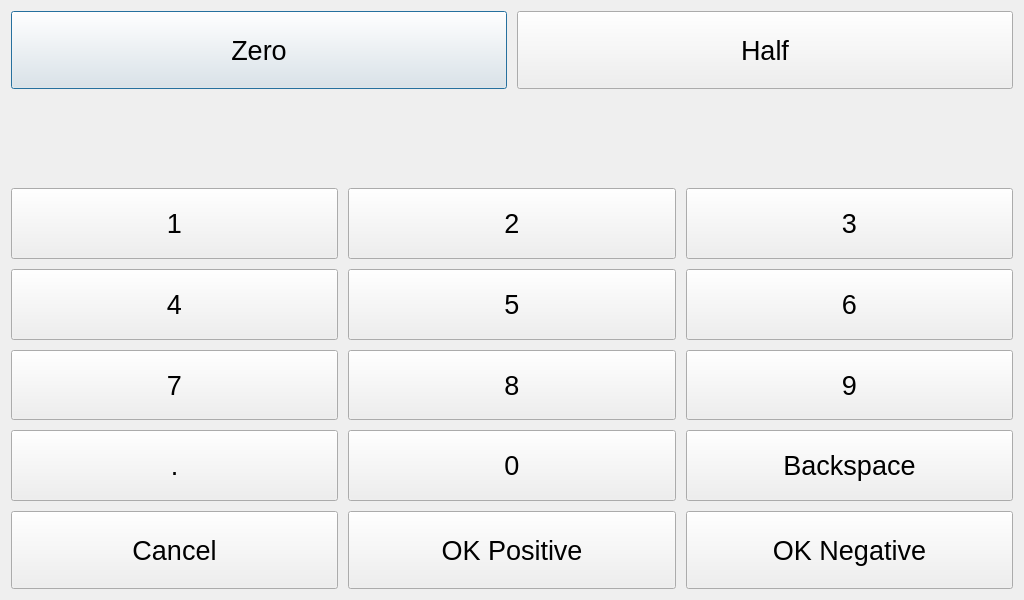
<?xml version="1.0" encoding="UTF-8"?>
<ui version="4.0">
 <class>ViewSetAxis</class>
 <widget class="QDialog" name="ViewSetAxis">
  <property name="geometry">
   <rect>
    <x>0</x>
    <y>0</y>
    <width>1024</width>
    <height>600</height>
   </rect>
  </property>
  <property name="font">
   <font>
    <pointsize>20</pointsize>
   </font>
  </property>
  <property name="windowTitle">
   <string>Dialog</string>
  </property>
  <layout class="QVBoxLayout" name="verticalLayout" stretch="1,1,4,1">
   <property name="spacing">
    <number>10</number>
   </property>
   <item>
    <layout class="QHBoxLayout" name="horizontalLayout">
     <item>
      <widget class="QPushButton" name="btZero">
       <property name="sizePolicy">
        <sizepolicy hsizetype="Expanding" vsizetype="Expanding">
         <horstretch>0</horstretch>
         <verstretch>0</verstretch>
        </sizepolicy>
       </property>
       <property name="text">
        <string>Zero</string>
       </property>
      </widget>
     </item>
     <item>
      <widget class="QPushButton" name="btHalf">
       <property name="sizePolicy">
        <sizepolicy hsizetype="Expanding" vsizetype="Expanding">
         <horstretch>0</horstretch>
         <verstretch>0</verstretch>
        </sizepolicy>
       </property>
       <property name="text">
        <string>Half</string>
       </property>
      </widget>
     </item>
    </layout>
   </item>
   <item>
    <widget class="QLabel" name="lbValue">
     <property name="text">
      <string/>
     </property>
     <property name="alignment">
      <set>Qt::AlignCenter</set>
     </property>
    </widget>
   </item>
   <item>
    <layout class="QGridLayout" name="gridLayout">
     <item row="0" column="0">
      <widget class="QPushButton" name="bt1">
       <property name="sizePolicy">
        <sizepolicy hsizetype="Expanding" vsizetype="Expanding">
         <horstretch>0</horstretch>
         <verstretch>0</verstretch>
        </sizepolicy>
       </property>
       <property name="text">
        <string>1</string>
       </property>
      </widget>
     </item>
     <item row="0" column="1">
      <widget class="QPushButton" name="bt2">
       <property name="sizePolicy">
        <sizepolicy hsizetype="Expanding" vsizetype="Expanding">
         <horstretch>0</horstretch>
         <verstretch>0</verstretch>
        </sizepolicy>
       </property>
       <property name="text">
        <string>2</string>
       </property>
      </widget>
     </item>
     <item row="0" column="2">
      <widget class="QPushButton" name="bt3">
       <property name="sizePolicy">
        <sizepolicy hsizetype="Expanding" vsizetype="Expanding">
         <horstretch>0</horstretch>
         <verstretch>0</verstretch>
        </sizepolicy>
       </property>
       <property name="text">
        <string>3</string>
       </property>
      </widget>
     </item>
     <item row="1" column="0">
      <widget class="QPushButton" name="bt4">
       <property name="sizePolicy">
        <sizepolicy hsizetype="Expanding" vsizetype="Expanding">
         <horstretch>0</horstretch>
         <verstretch>0</verstretch>
        </sizepolicy>
       </property>
       <property name="text">
        <string>4</string>
       </property>
      </widget>
     </item>
     <item row="1" column="1">
      <widget class="QPushButton" name="bt5">
       <property name="sizePolicy">
        <sizepolicy hsizetype="Expanding" vsizetype="Expanding">
         <horstretch>0</horstretch>
         <verstretch>0</verstretch>
        </sizepolicy>
       </property>
       <property name="text">
        <string>5</string>
       </property>
      </widget>
     </item>
     <item row="1" column="2">
      <widget class="QPushButton" name="bt6">
       <property name="sizePolicy">
        <sizepolicy hsizetype="Expanding" vsizetype="Expanding">
         <horstretch>0</horstretch>
         <verstretch>0</verstretch>
        </sizepolicy>
       </property>
       <property name="text">
        <string>6</string>
       </property>
      </widget>
     </item>
     <item row="2" column="0">
      <widget class="QPushButton" name="bt7">
       <property name="sizePolicy">
        <sizepolicy hsizetype="Expanding" vsizetype="Expanding">
         <horstretch>0</horstretch>
         <verstretch>0</verstretch>
        </sizepolicy>
       </property>
       <property name="text">
        <string>7</string>
       </property>
      </widget>
     </item>
     <item row="2" column="1">
      <widget class="QPushButton" name="bt8">
       <property name="sizePolicy">
        <sizepolicy hsizetype="Expanding" vsizetype="Expanding">
         <horstretch>0</horstretch>
         <verstretch>0</verstretch>
        </sizepolicy>
       </property>
       <property name="text">
        <string>8</string>
       </property>
      </widget>
     </item>
     <item row="2" column="2">
      <widget class="QPushButton" name="bt9">
       <property name="sizePolicy">
        <sizepolicy hsizetype="Expanding" vsizetype="Expanding">
         <horstretch>0</horstretch>
         <verstretch>0</verstretch>
        </sizepolicy>
       </property>
       <property name="text">
        <string>9</string>
       </property>
      </widget>
     </item>
     <item row="3" column="0">
      <widget class="QPushButton" name="btComma">
       <property name="sizePolicy">
        <sizepolicy hsizetype="Expanding" vsizetype="Expanding">
         <horstretch>0</horstretch>
         <verstretch>0</verstretch>
        </sizepolicy>
       </property>
       <property name="text">
        <string>.</string>
       </property>
      </widget>
     </item>
     <item row="3" column="1">
      <widget class="QPushButton" name="bt0">
       <property name="sizePolicy">
        <sizepolicy hsizetype="Expanding" vsizetype="Expanding">
         <horstretch>0</horstretch>
         <verstretch>0</verstretch>
        </sizepolicy>
       </property>
       <property name="text">
        <string>0</string>
       </property>
      </widget>
     </item>
     <item row="3" column="2">
      <widget class="QPushButton" name="btBack">
       <property name="sizePolicy">
        <sizepolicy hsizetype="Expanding" vsizetype="Expanding">
         <horstretch>0</horstretch>
         <verstretch>0</verstretch>
        </sizepolicy>
       </property>
       <property name="text">
        <string>Backspace</string>
       </property>
      </widget>
     </item>
    </layout>
   </item>
   <item>
    <layout class="QHBoxLayout" name="horizontalLayout_2">
     <item>
      <widget class="QPushButton" name="btCancel">
       <property name="sizePolicy">
        <sizepolicy hsizetype="Expanding" vsizetype="Expanding">
         <horstretch>0</horstretch>
         <verstretch>0</verstretch>
        </sizepolicy>
       </property>
       <property name="text">
        <string>Cancel</string>
       </property>
      </widget>
     </item>
     <item>
      <widget class="QPushButton" name="btOkPositive">
       <property name="sizePolicy">
        <sizepolicy hsizetype="Expanding" vsizetype="Expanding">
         <horstretch>0</horstretch>
         <verstretch>0</verstretch>
        </sizepolicy>
       </property>
       <property name="text">
        <string>OK Positive</string>
       </property>
      </widget>
     </item>
     <item>
      <widget class="QPushButton" name="btOkNegative">
       <property name="sizePolicy">
        <sizepolicy hsizetype="Expanding" vsizetype="Expanding">
         <horstretch>0</horstretch>
         <verstretch>0</verstretch>
        </sizepolicy>
       </property>
       <property name="text">
        <string>OK Negative</string>
       </property>
      </widget>
     </item>
    </layout>
   </item>
  </layout>
 </widget>
 <resources/>
 <connections>
  <connection>
   <sender>bt0</sender>
   <signal>pressed()</signal>
   <receiver>ViewSetAxis</receiver>
   <slot>keypadEntry()</slot>
   <hints>
    <hint type="sourcelabel">
     <x>20</x>
     <y>20</y>
    </hint>
    <hint type="destinationlabel">
     <x>20</x>
     <y>20</y>
    </hint>
   </hints>
  </connection>
  <connection>
   <sender>bt1</sender>
   <signal>pressed()</signal>
   <receiver>ViewSetAxis</receiver>
   <slot>keypadEntry()</slot>
   <hints>
    <hint type="sourcelabel">
     <x>20</x>
     <y>20</y>
    </hint>
    <hint type="destinationlabel">
     <x>20</x>
     <y>20</y>
    </hint>
   </hints>
  </connection>
  <connection>
   <sender>bt2</sender>
   <signal>pressed()</signal>
   <receiver>ViewSetAxis</receiver>
   <slot>keypadEntry()</slot>
   <hints>
    <hint type="sourcelabel">
     <x>20</x>
     <y>20</y>
    </hint>
    <hint type="destinationlabel">
     <x>20</x>
     <y>20</y>
    </hint>
   </hints>
  </connection>
  <connection>
   <sender>bt3</sender>
   <signal>pressed()</signal>
   <receiver>ViewSetAxis</receiver>
   <slot>keypadEntry()</slot>
   <hints>
    <hint type="sourcelabel">
     <x>20</x>
     <y>20</y>
    </hint>
    <hint type="destinationlabel">
     <x>20</x>
     <y>20</y>
    </hint>
   </hints>
  </connection>
  <connection>
   <sender>bt4</sender>
   <signal>pressed()</signal>
   <receiver>ViewSetAxis</receiver>
   <slot>keypadEntry()</slot>
   <hints>
    <hint type="sourcelabel">
     <x>20</x>
     <y>20</y>
    </hint>
    <hint type="destinationlabel">
     <x>20</x>
     <y>20</y>
    </hint>
   </hints>
  </connection>
  <connection>
   <sender>bt5</sender>
   <signal>pressed()</signal>
   <receiver>ViewSetAxis</receiver>
   <slot>keypadEntry()</slot>
   <hints>
    <hint type="sourcelabel">
     <x>20</x>
     <y>20</y>
    </hint>
    <hint type="destinationlabel">
     <x>20</x>
     <y>20</y>
    </hint>
   </hints>
  </connection>
  <connection>
   <sender>bt6</sender>
   <signal>pressed()</signal>
   <receiver>ViewSetAxis</receiver>
   <slot>keypadEntry()</slot>
   <hints>
    <hint type="sourcelabel">
     <x>20</x>
     <y>20</y>
    </hint>
    <hint type="destinationlabel">
     <x>20</x>
     <y>20</y>
    </hint>
   </hints>
  </connection>
  <connection>
   <sender>bt7</sender>
   <signal>pressed()</signal>
   <receiver>ViewSetAxis</receiver>
   <slot>keypadEntry()</slot>
   <hints>
    <hint type="sourcelabel">
     <x>20</x>
     <y>20</y>
    </hint>
    <hint type="destinationlabel">
     <x>20</x>
     <y>20</y>
    </hint>
   </hints>
  </connection>
  <connection>
   <sender>bt8</sender>
   <signal>pressed()</signal>
   <receiver>ViewSetAxis</receiver>
   <slot>keypadEntry()</slot>
   <hints>
    <hint type="sourcelabel">
     <x>20</x>
     <y>20</y>
    </hint>
    <hint type="destinationlabel">
     <x>20</x>
     <y>20</y>
    </hint>
   </hints>
  </connection>
  <connection>
   <sender>bt9</sender>
   <signal>pressed()</signal>
   <receiver>ViewSetAxis</receiver>
   <slot>keypadEntry()</slot>
   <hints>
    <hint type="sourcelabel">
     <x>20</x>
     <y>20</y>
    </hint>
    <hint type="destinationlabel">
     <x>20</x>
     <y>20</y>
    </hint>
   </hints>
  </connection>
  <connection>
   <sender>btBack</sender>
   <signal>pressed()</signal>
   <receiver>ViewSetAxis</receiver>
   <slot>keypadEntry()</slot>
   <hints>
    <hint type="sourcelabel">
     <x>20</x>
     <y>20</y>
    </hint>
    <hint type="destinationlabel">
     <x>20</x>
     <y>20</y>
    </hint>
   </hints>
  </connection>
  <connection>
   <sender>btComma</sender>
   <signal>pressed()</signal>
   <receiver>ViewSetAxis</receiver>
   <slot>keypadEntry()</slot>
   <hints>
    <hint type="sourcelabel">
     <x>20</x>
     <y>20</y>
    </hint>
    <hint type="destinationlabel">
     <x>20</x>
     <y>20</y>
    </hint>
   </hints>
  </connection>
  <connection>
   <sender>btZero</sender>
   <signal>pressed()</signal>
   <receiver>ViewSetAxis</receiver>
   <slot>returnZero()</slot>
   <hints>
    <hint type="sourcelabel">
     <x>20</x>
     <y>20</y>
    </hint>
    <hint type="destinationlabel">
     <x>20</x>
     <y>20</y>
    </hint>
   </hints>
  </connection>
  <connection>
   <sender>btHalf</sender>
   <signal>pressed()</signal>
   <receiver>ViewSetAxis</receiver>
   <slot>returnHalf()</slot>
   <hints>
    <hint type="sourcelabel">
     <x>20</x>
     <y>20</y>
    </hint>
    <hint type="destinationlabel">
     <x>20</x>
     <y>20</y>
    </hint>
   </hints>
  </connection>
  <connection>
   <sender>btOkPositive</sender>
   <signal>pressed()</signal>
   <receiver>ViewSetAxis</receiver>
   <slot>returnValue()</slot>
   <hints>
    <hint type="sourcelabel">
     <x>20</x>
     <y>20</y>
    </hint>
    <hint type="destinationlabel">
     <x>20</x>
     <y>20</y>
    </hint>
   </hints>
  </connection>
  <connection>
   <sender>btOkNegative</sender>
   <signal>pressed()</signal>
   <receiver>ViewSetAxis</receiver>
   <slot>returnValueNegative()</slot>
   <hints>
    <hint type="sourcelabel">
     <x>20</x>
     <y>20</y>
    </hint>
    <hint type="destinationlabel">
     <x>20</x>
     <y>20</y>
    </hint>
   </hints>
  </connection>
  <connection>
   <sender>btCancel</sender>
   <signal>pressed()</signal>
   <receiver>ViewSetAxis</receiver>
   <slot>cancel()</slot>
   <hints>
    <hint type="sourcelabel">
     <x>20</x>
     <y>20</y>
    </hint>
    <hint type="destinationlabel">
     <x>20</x>
     <y>20</y>
    </hint>
   </hints>
  </connection>
 </connections>
 <slots>
  <slot>keypadEntry()</slot>
  <slot>returnZero()</slot>
  <slot>returnHalf()</slot>
  <slot>returnValue()</slot>
  <slot>returnValueNegative()</slot>
  <slot>cancel()</slot>
 </slots>
</ui>
